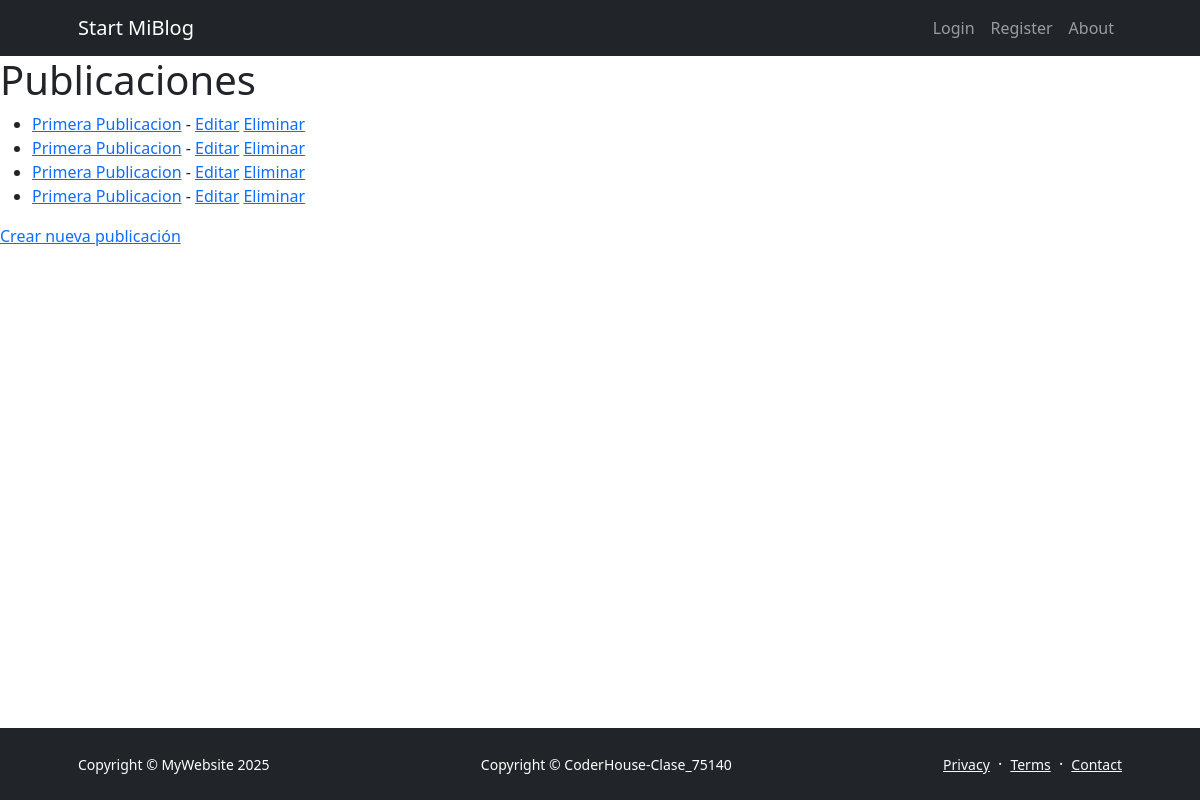
The app's page /post/post/list/, older data.
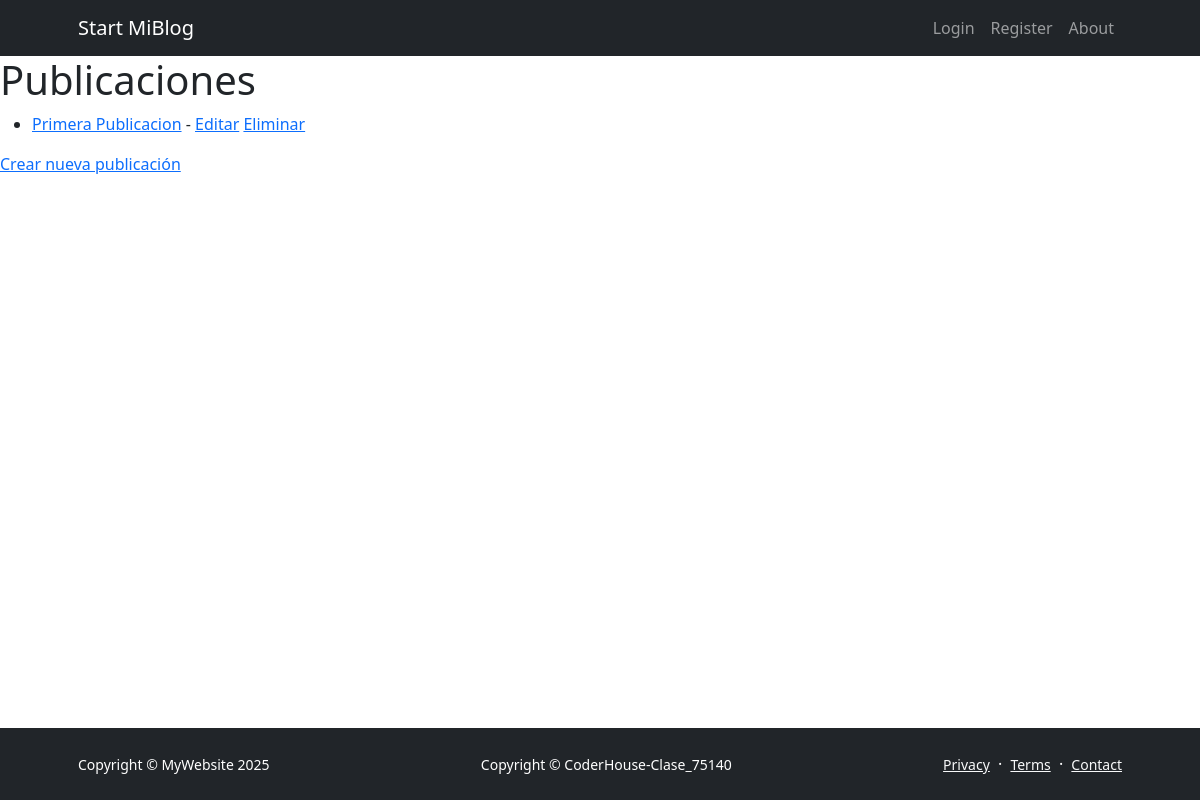
The same page, newer data.
### post/models.py (models this page shows, shortened)
class Post(models.Model):
    title = models.CharField(max_length=200)
    content = models.TextField()
    created_at = models.DateTimeField(auto_now_add=True)
    updated_at = models.DateTimeField(auto_now=True)

### post/views.py (the view)
# urls.py: path('post/list/', views.post_list, name='post_list'),
def post_list(request):
    posts = models.Post.objects.all()
    return render(request, 'post/post_list.html', {'posts': posts})

### post/templates/post/post_list.html
{% extends "myapp/base.html" %}
{%block content %}
  <h1>Publicaciones</h1>
    <ul>
        {% for post in posts %}
        <li>
            <a href="{% url 'post:post_detail' post.id %}">{{ post.title }}</a> - {{ post.published_date }} <a href="{% url 'post:post_update' post.id %}">Editar</a> <a href="{% url 'post:post_delete' post.id %}">Eliminar</a>
        </li>
        {% endfor %}
    </ul>
    <a href="{% url 'post:post_create' %}">Crear nueva publicación</a>
{% endblock %}

Row changes from the older to the newer data that the page shows:
removed Post: title "Primera Publicacion"
removed Post: title "Primera Publicacion"
removed Post: title "Primera Publicacion"
